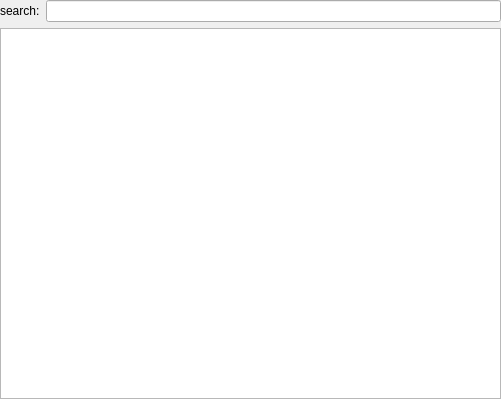
<?xml version="1.0" encoding="UTF-8"?>
<ui version="4.0">
 <class>TreeEdit</class>
 <widget class="QWidget" name="TreeEdit">
  <property name="geometry">
   <rect>
    <x>0</x>
    <y>0</y>
    <width>501</width>
    <height>399</height>
   </rect>
  </property>
  <property name="windowTitle">
   <string>Form</string>
  </property>
  <layout class="QVBoxLayout" name="verticalLayout">
   <property name="leftMargin">
    <number>0</number>
   </property>
   <property name="topMargin">
    <number>0</number>
   </property>
   <property name="rightMargin">
    <number>0</number>
   </property>
   <property name="bottomMargin">
    <number>0</number>
   </property>
   <item>
    <layout class="QHBoxLayout" name="horizontalLayout">
     <item>
      <widget class="QLabel" name="label">
       <property name="text">
        <string>search:</string>
       </property>
      </widget>
     </item>
     <item>
      <widget class="QLineEdit" name="lineEditSearch"/>
     </item>
    </layout>
   </item>
   <item>
    <widget class="QTreeView" name="treeView">
     <property name="alternatingRowColors">
      <bool>true</bool>
     </property>
    </widget>
   </item>
  </layout>
 </widget>
 <resources/>
 <connections/>
</ui>
